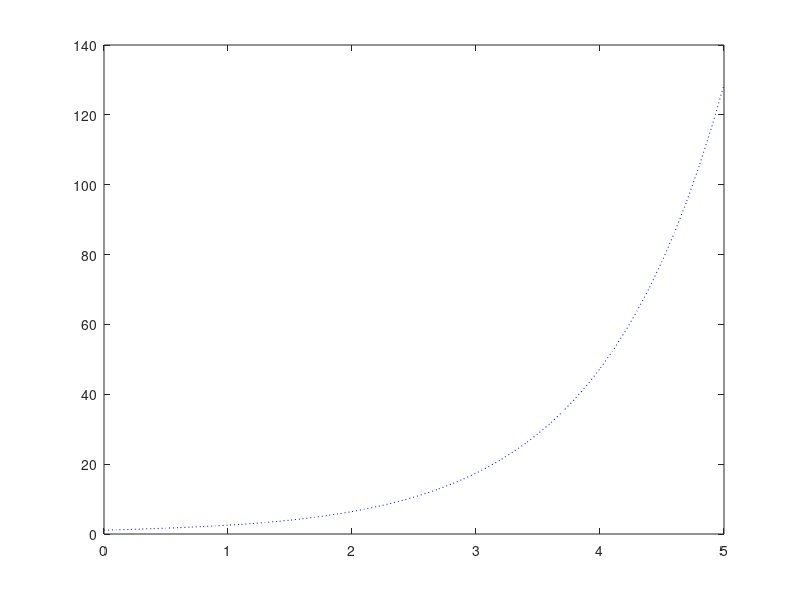

The MATLAB source for this figure:
clear
%f = @(t,y)(exp(t));
f = @(x,y)(y-(x.^3-x.^2+x).*exp(-x.^2));
a = 0; %limite inferior
b = 5; %limite superior
h = .1; %Separacion
t0 = 0;
y0 = 1;
hl = a:h:b; %espacio lineal
yv = y0;
yn = [];
for n = 1:length(hl)
    tn = t0+hl(n);
    k1 = h * f(tn,yv);
    k2 = h * f(tn + h/2, yv + k1/2);
    k3 = h * f(tn + h/2, yv + k2/2);
    k4 = h * f(tn + h, yv + k3);
    yv = yv + (1/6) * (k1 + 2*k2 +2*k3 + k4);
    yn = [yn yv];
end
plot(hl, yn, 'b:')
